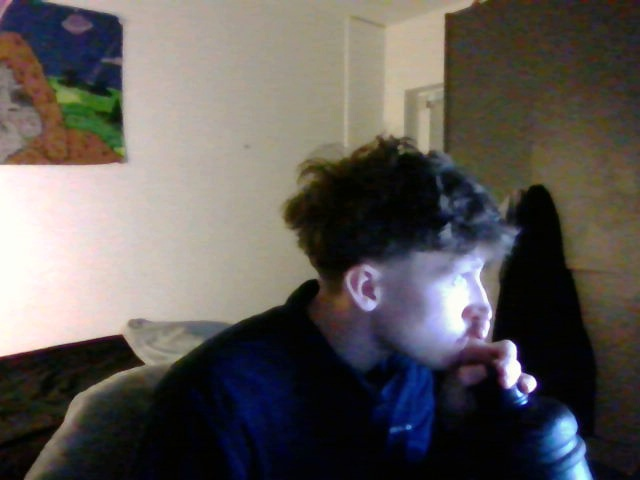
#> input picture src/photo.jpg, 640 x 480 px, given in place of the camera
$ python detectFace.py
#> lines starting #> are read from the running program, lines starting #| are printed output that depends on the picture
import cv2
import json
import logging
logging.basicConfig(filename='test.log', level=logging.DEBUG,
                    format='%(asctime)s:%(levelname)s:%(message)s')
# Config
JSON_PATH = 'detectionState.json'
CAMERA = 1

def updateJson(setting : bool):

    data = {"activated":setting}

    with open(JSON_PATH, 'w') as file:
        data = json.dump(data, file)

def detect_face():
    webcam = cv2.VideoCapture(CAMERA)

    trained_face_data = cv2.CascadeClassifier(
    cv2.data.haarcascades + 'haarcascade_frontalface_default.xml')

    while True:
        success, frame = webcam.read()
#> frame is the input picture: shape (480, 640, 3); mean B, G, R 87.2, 90.3, 94.9

#       gray
        gray = cv2.cvtColor(frame, cv2.COLOR_BGR2GRAY)
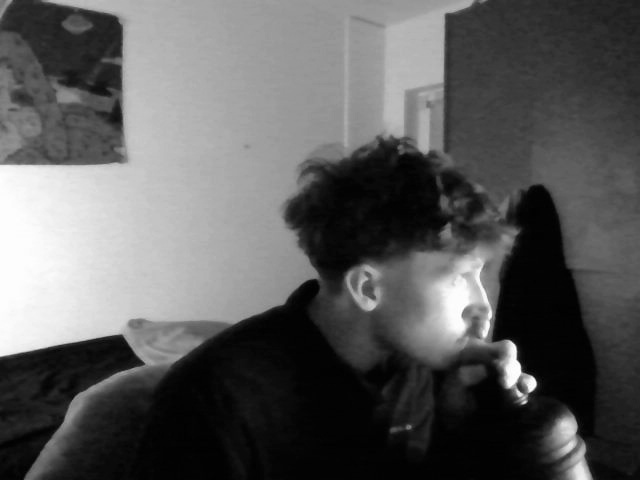
#> gray: shape (480, 640); min 0, max 255, mean 91.3
        gray = cv2.equalizeHist(gray)
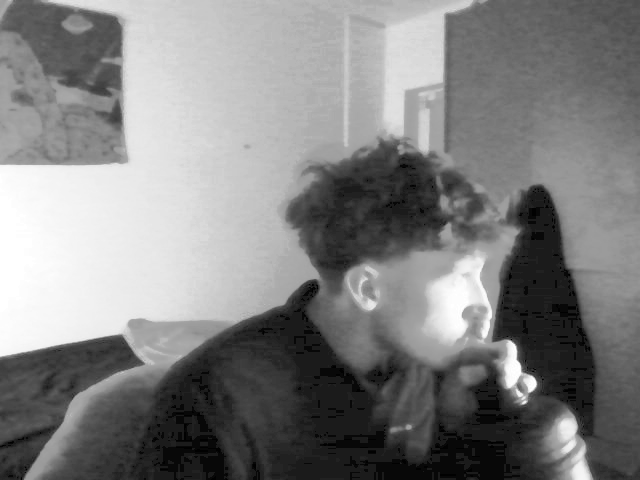
#> gray: shape (480, 640); min 0, max 255, mean 128.9

#       find face
        face_coordinates = trained_face_data.detectMultiScale(
            gray, scaleFactor=1.3, minNeighbors=5)
#> face_coordinates = ()

#       Face found
        if len(face_coordinates) > 0:
            logging.info("Face detected")

            for (x, y, w, h) in face_coordinates:
                cv2.rectangle(gray, (x, y), (x+w, y+h), (255, 0, 0), 5)

            updateJson(True)
            logging.debug("Killing facial recognition")
            quit()
            return True
        else:
            updateJson(False)

logging.info("Facial detection starting")
detect_face()
#        cv2.imshow(f'', gray)
#        if cv2.waitKey(1) == ord('q'):
#            break
#
